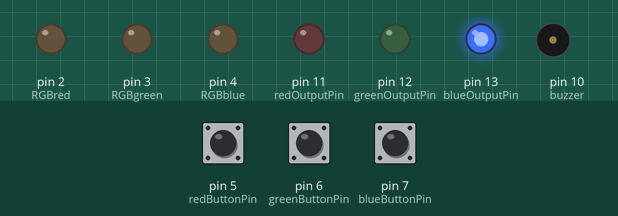
Recording of a sketch running on a simulated Arduino Uno, built with avr-gcc and run on an emulated ATmega328P. Parts: output pins drawn as LEDs (lit = HIGH), buzzer (waves = sounding). Dashed ring = blinking. The inputs (shaded band) are chosen by the test bench; at power-on: pin 5 (redButtonPin) LOW, pin 7 (blueButtonPin) LOW, pin 6 (greenButtonPin) LOW. Random numbers use the default seed unless the sketch sets one.

Above: at 1.2 s.
1.3 s: pin 5 (redButtonPin) pulled HIGH for 0.15 s
At 2.59 s:
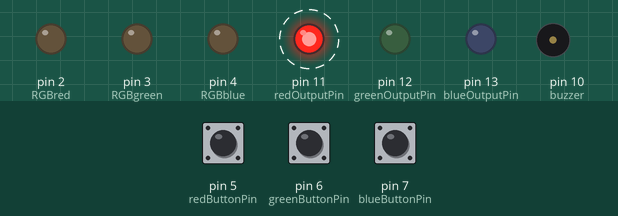
4.4 s: pin 7 (blueButtonPin) pulled HIGH for 0.15 s
At 4.8 s:
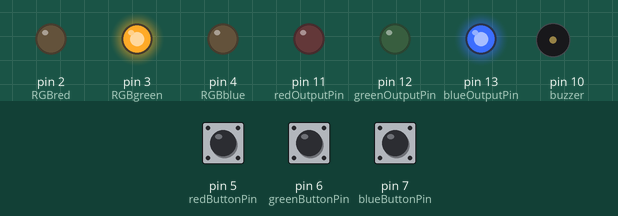
7.4 s: pin 6 (greenButtonPin) pulled HIGH for 3.2 s
At 7.8 s:
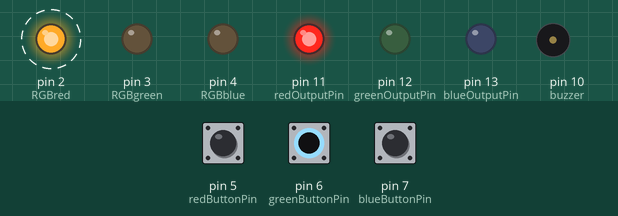
12.1 s: pin 5 (redButtonPin) pulled HIGH for 3.2 s
At 12.8 s:
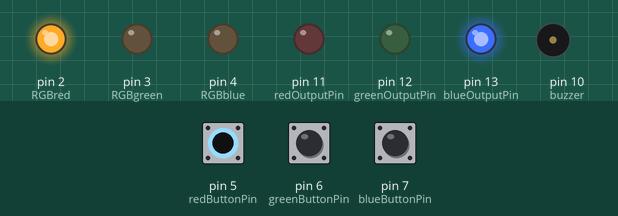
16.8 s: pin 7 (blueButtonPin) pulled HIGH for 3.2 s
At 18.3 s:
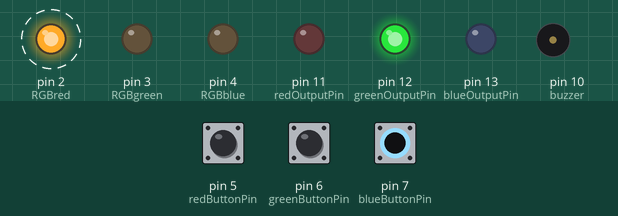
21.5 s: pin 5 (redButtonPin) pulled HIGH for 1 s
At 24.1 s:
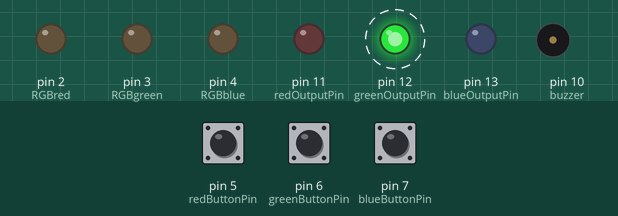
Timing chart, 0 to 25.5 s (numbered marks = the images above; inputs shaded):
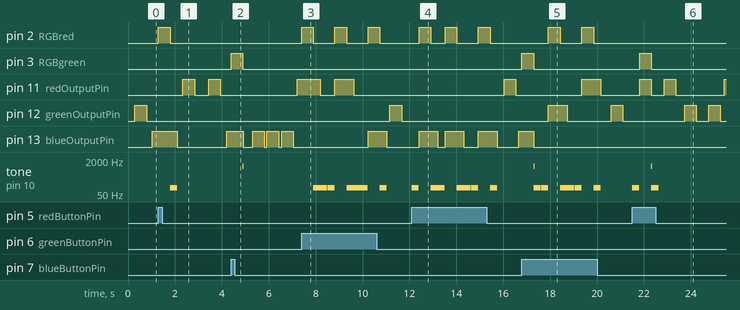

The sketch:

LED_Project.ino
```cpp
//Declare variables to hold values for the LED pins, buzzer and buttons
int red = 0;
int green = 0;
int blue = 0;
int redButtonPin = 5;
int redOutputPin = 11;
int greenButtonPin = 6;
int greenOutputPin = 12;
int blueButtonPin = 7;
int blueOutputPin = 13;
int buzzer = 10;
int incorrectOut = 10;
int mole = -1;

//Declare variables for
int RGBred = 2;
int RGBgreen = 3;
int RGBblue = 4;


void setup() {
  // Set pin modes for inputs and outputs
  pinMode(redButtonPin, INPUT);
  pinMode(greenButtonPin, INPUT);
  pinMode(blueButtonPin, INPUT);
  pinMode(redOutputPin, OUTPUT);
  pinMode(greenOutputPin, OUTPUT);
  pinMode(blueOutputPin, OUTPUT);
  pinMode(RGBred, OUTPUT);
  pinMode(RGBgreen, OUTPUT);
  pinMode(RGBblue, OUTPUT);

  // Seed the random number generator
  randomSeed(analogRead(0));
}

// Function to display the mole on a random LED
void displayMole() {
  mole = rand() % 3;  // Randomly select a mole position
  switch (mole) {
    case 0:
      digitalWrite(redOutputPin, HIGH);   // Turn on the red LED
      break;
    case 1:
      digitalWrite(greenOutputPin, HIGH); // Turn on the green LED
      break;
    case 2:
      digitalWrite(blueOutputPin, HIGH);  // Turn on the blue LED
      break;
    default:
      break;
  }
}


void whackMole() {
  const int inputPins[3] = {redButtonPin, greenButtonPin, blueButtonPin};
  unsigned long end = millis() + 500;
  while (millis() < end) {
    for (int i = 0; i < 3; i++) {
      int inputPin = inputPins[i];
      int toneFrequency = (mole == i) ? 1000 : 100; // High or low pitch tone
      int toneDuration = (mole == i) ? 10 : 300;    // Duration of the tone

      if (digitalRead(inputPin) == HIGH) {
        if (mole == i) {
          // Correct hit
          digitalWrite(RGBgreen, HIGH); // Turn on green on correct hit
          delay(500);
          digitalWrite(RGBgreen, LOW);
        } else {
          // Incorrect hit
          digitalWrite(RGBred, HIGH);   // Turn on red on incorrect hit
          delay(500);
          digitalWrite(RGBred, LOW);
        }
        tone(buzzer, toneFrequency, toneDuration);
        delay(toneDuration);
      }
    }
  }
}


void pause() {
  mole = -1;  // Reset mole position
  digitalWrite(redOutputPin, LOW);   // Turn off red LED
  digitalWrite(greenOutputPin, LOW); // Turn off green LED
  digitalWrite(blueOutputPin, LOW);  // Turn off blue LED

  // Generate a random pause duration between 100 and 599 milliseconds
  int pauseDuration = random(500) + 100; //Keep 100 so there is a minimum pause length

  // Wait for the pause duration to elapse
  unsigned long pauseStartTime = millis();
  while (millis() - pauseStartTime < pauseDuration) {
    // Check for button press during the pause
    if (digitalRead(redButtonPin) == HIGH || digitalRead(greenButtonPin) == HIGH || digitalRead(blueButtonPin) == HIGH) {
      tone(buzzer, 100, 300); // Play tone for button press
      delay(300);             // Wait for tone to finish
    }
    delay(10); // Small delay to reduce rapid button reading
  }
}


void loop() {
  // Main game loop
  pause();        // Pause before displaying the next mole
  displayMole();  // Display the mole on a random LED
  whackMole();    // Handle player input to hit the mole
}
```

Measured:
- after the input at 1.3 s, pin 2 (RGBred): LOW → HIGH at once, → LOW 0.50 s later; tone on pin 10 (buzzer): silent → 100 Hz after 0.50 s, → silent 0.30 s later
- after the input at 4.4 s, pin 3 (RGBgreen): LOW → HIGH at once, → LOW 0.50 s later; tone on pin 10 (buzzer): silent → 1000 Hz after 0.50 s, → silent 0.01 s later
- after the input at 7.4 s, pin 2 (RGBred): alternates HIGH for 0.50 s and LOW for 0.92 s, starting at once; tone on pin 10 (buzzer): plays 100 Hz for 0.60 s, 100 Hz for 0.30 s, 100 Hz for 0.60 s, 100 Hz for 0.30 s, 100 Hz for 0.30 s, starting after 0.50 s
- after the input at 12.1 s, pin 2 (RGBred): goes HIGH 0.50 s, LOW 0.61 s, HIGH 0.50 s, LOW 0.92 s, HIGH 0.50 s, then LOW, starting after 0.31 s; tone on pin 10 (buzzer): plays 100 Hz for 0.30 s, 100 Hz for 0.60 s, 100 Hz for 0.60 s, 100 Hz for 0.30 s, 100 Hz for 0.30 s, starting at once
- after the input at 16.8 s, pin 2 (RGBred): alternates HIGH for 0.50 s and LOW for 0.92 s, starting after 1.1 s; pin 3 (RGBgreen): LOW → HIGH at once, → LOW 0.50 s later; tone on pin 10 (buzzer): plays 1000 Hz for 0.01 s, 100 Hz for 0.30 s, 100 Hz for 0.30 s, 100 Hz for 0.60 s, 100 Hz for 0.30 s, 100 Hz for 0.30 s, starting after 0.50 s
- after the input at 21.5 s, pin 3 (RGBgreen): LOW → HIGH after 0.31 s, → LOW 0.50 s later; tone on pin 10 (buzzer): plays 100 Hz for 0.30 s, 1000 Hz for 0.01 s, 100 Hz for 0.30 s, starting at once
